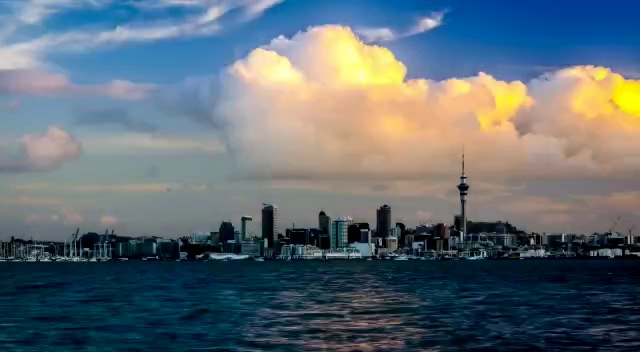
#> input picture data/frame12.jpg, 640 x 352 px, found by its file name
$ python scaling.py
#> lines starting #> are read from the running program, lines starting #| are printed output that depends on the picture
import cv2
import numpy as np

FILE_NAME = '/home/habilelabs/Desktop/cartoonize/data/frame12.jpg'
try:
    # Read image from disk.
    img = cv2.imread(FILE_NAME)
#> img is the input picture: shape (352, 640, 3); mean B, G, R 116.9, 108.6, 96.2

    # Get number of pixel horizontally and vertically.
    (height, width) = img.shape[:2]
#> height = 352; width = 640

    # Specify the size of image along with interploation methods.
    # cv2.INTER_AREA is used for shrinking, whereas cv2.INTER_CUBIC
    # is used for zooming.
    res = cv2.resize(img, (int(width / 2), int(height / 2)), interpolation = cv2.INTER_CUBIC)
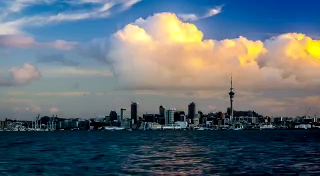
#> res: shape (176, 320, 3); mean B, G, R 116.9, 108.7, 96.2

    # Write image back to disk.
    cv2.imwrite('result.jpg', res)

except IOError:
    print ('Error while reading files !!!')

$ run again, with data/frame100.jpg copied over data/frame12.jpg
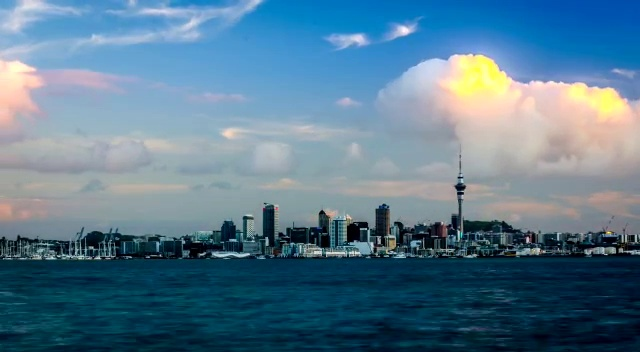
#> input picture data/frame100.jpg, 640 x 352 px, found by its file name
#> img is the input picture: shape (352, 640, 3); mean B, G, R 143, 122.1, 88.9
#> `res = cv2.resize(img, (int(width / 2), int(height / 2)), interpolation..`:
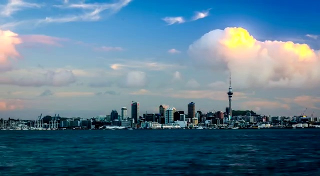
#> res: shape (176, 320, 3); mean B, G, R 143, 122.2, 89

$ run again, with data/frame107.jpg copied over data/frame12.jpg
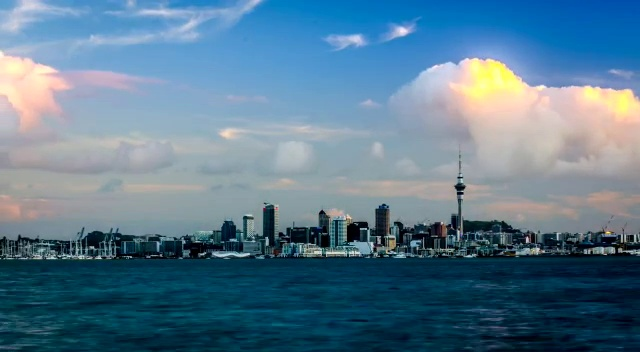
#> input picture data/frame107.jpg, 640 x 352 px, found by its file name
#> img is the input picture: shape (352, 640, 3); mean B, G, R 143.5, 122.5, 90.1
#> `res = cv2.resize(img, (int(width / 2), int(height / 2)), interpolation..`:
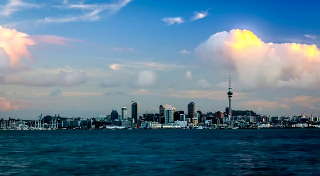
#> res: shape (176, 320, 3); mean B, G, R 143.5, 122.5, 90.2
